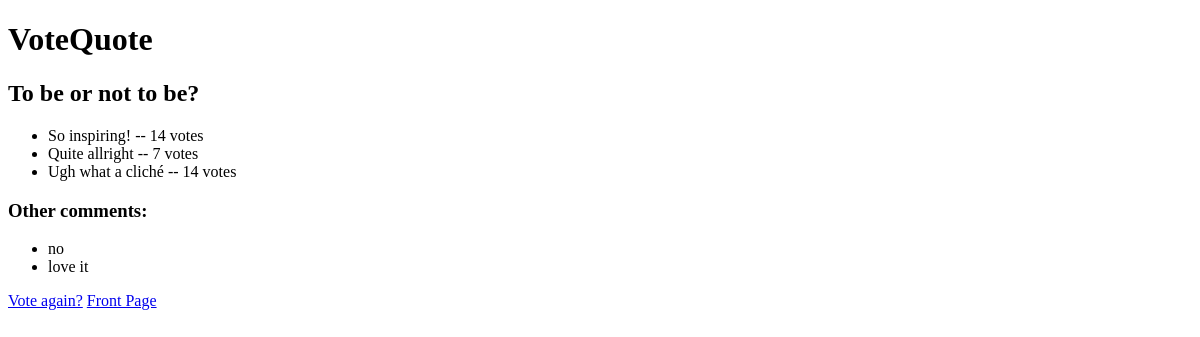
/1/results/, run on an earlier commit of the app's database.
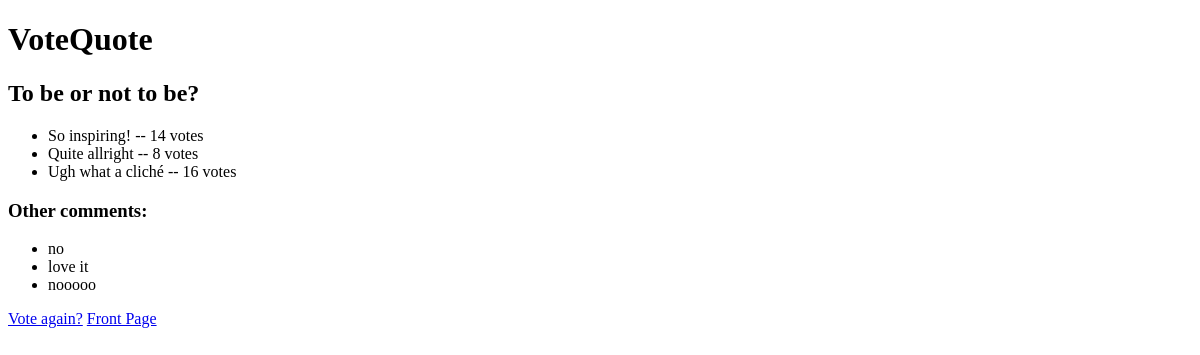
And on a later commit of the database.
### quotes/models.py (models this page shows, shortened)
class Choice(models.Model):
    question = models.ForeignKey(Question, on_delete=models.CASCADE)
    choice_text = models.CharField(max_length=200)
    votes = models.IntegerField(default=0)

class Comment(models.Model):
    question = models.ForeignKey(Question, on_delete=models.CASCADE)
    comment_text = models.TextField()
    pub_date = models.DateTimeField(auto_now_add=True)

### quotes/views.py (the view)
# urls.py: path('<int:question_id>/results/', views.results, name='results'),
@csrf_exempt
def results(request, question_id):
    question = get_object_or_404(Question, pk=question_id)
    comments = Comment.objects.filter(question=question)
    return render(request, 'quotes/results.html', {'question': question, 'comments': comments})

### quotes/templates/quotes/results.html (shortened to what this page needs)
<!DOCTYPE html>
<html lang="en">
  <head>
  </head>
  <body>
    <main>
        <h1>VoteQuote</h1>
    </main>
    <h2>{{ question.question_text }}</h2>
    <ul>
      {% for choice in question.choice_set.all %}
        <li>{{ choice.choice_text }} -- {{ choice.votes }} vote{{ choice.votes|pluralize }}</li>
      {% endfor %}
    </ul>
    <h3>Other comments:</h3>
    <ul>
        {% for comment in comments %}
          <li>{{ comment.comment_text|safe }}</li>
          {% empty %}
          <li>No one has given a comment, yet.</li>
        {% endfor %}
    </ul>
    <a href="{% url 'quotes:detail' question.id %}">Vote again?</a>
    <a href="{% url 'quotes:index' %}">Front Page</a>
  </body>
</html>

What changed in the data, as far as the page shows it:
changed Choice "Quite allright": votes "7" → "8"
changed Choice "Ugh what a cliché": votes "14" → "16"
added Comment: comment_text "nooooo"
